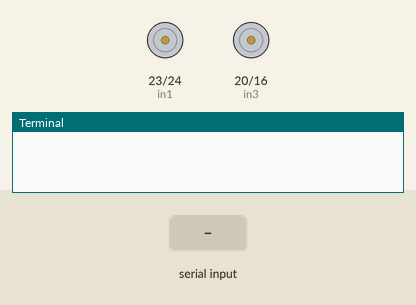
A program run on a simulated Raspberry Pi (BCM pin numbers). Shown: motor-driver pin pairs drawn as motors (green arrow = first pin HIGH = forward, orange = second pin HIGH = backward, longer = more drive, scaled by the enable pin), the last lines printed to the terminal. The test bench sets the inputs (shaded band).

Above: at 1.2 s.
1.3 s: "z" typed at the terminal, then Enter
At 2.5 s:
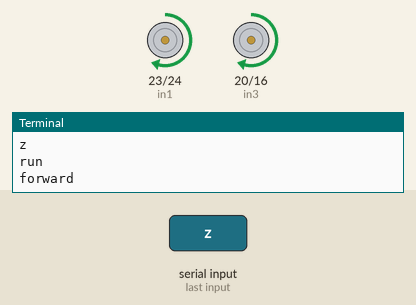
2.8 s: "b" typed at the terminal, then Enter
At 3.6 s:
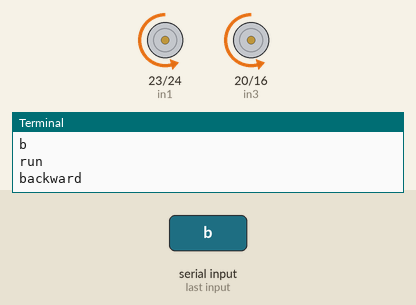
4.3 s: "s" typed at the terminal, then Enter
At 4.8 s:
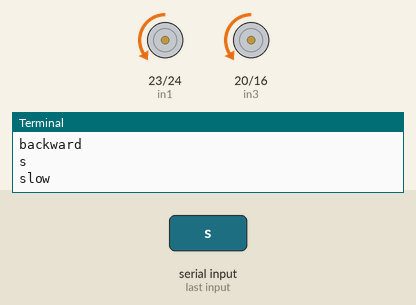
5.8 s: "h" typed at the terminal, then Enter
At 7.0 s:
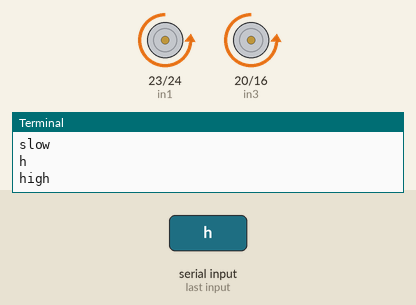
7.3 s: "l" typed at the terminal, then Enter
At 8.2 s:
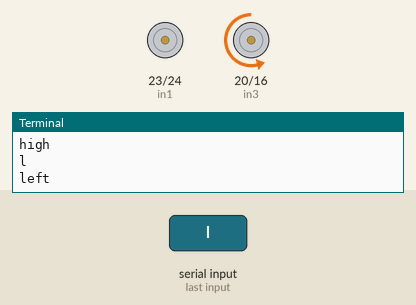
8.8 s: "r" typed at the terminal, then Enter
At 9.4 s:
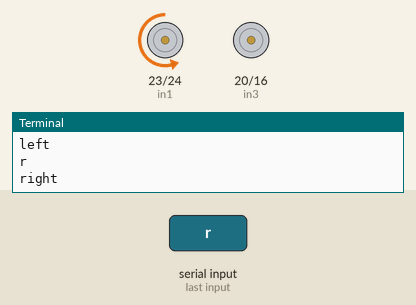
Timing chart, 0 to 11.3 s (numbered marks = the images above; inputs shaded):
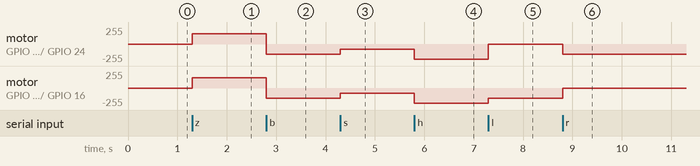

The program:

car.py
```python
import RPi.GPIO as GPIO
from time import sleep

# 右轮驱动
in1 = 23
in2 = 24
ena = 25
# 左轮驱动
in3 = 20
in4 = 16
enb = 21
# 速度
low = 30
medium = 60
high = 90

global left,right
global forward
# 初始化
def setup():
    global forward
    global left,right
    GPIO.setmode(GPIO.BCM)
    GPIO.setup(in1,GPIO.OUT)
    GPIO.setup(in2,GPIO.OUT)
    GPIO.setup(ena,GPIO.OUT)
    GPIO.setup(in3,GPIO.OUT)
    GPIO.setup(in4,GPIO.OUT)
    GPIO.setup(enb,GPIO.OUT)
    GPIO.output(in1,GPIO.LOW)
    GPIO.output(in2,GPIO.LOW)
    GPIO.output(in3,GPIO.LOW)
    GPIO.output(in4,GPIO.LOW)
    right = GPIO.PWM(enb, 100)
    left = GPIO.PWM(ena, 100)
    right.start(low)
    left.start(low)
    forward = True

def control(x):
    global forward
    global left,right
    if x == 'z':
        print("run")
        left.ChangeDutyCycle(medium)
        right.ChangeDutyCycle(medium)
        if forward:
            GPIO.output(in1,GPIO.HIGH)
            GPIO.output(in2,GPIO.LOW)
            GPIO.output(in3,GPIO.HIGH)
            GPIO.output(in4,GPIO.LOW)
            print("forward")
        else:
            GPIO.output(in1,GPIO.LOW)
            GPIO.output(in2,GPIO.HIGH)
            GPIO.output(in3,GPIO.LOW)
            GPIO.output(in4,GPIO.HIGH)
            print("backward")
    if x == 'f':
        forward = True
        control('z')
    if x == 'b':
        forward = False
        control('z')

    if x == 's':
        print('slow')
        left.ChangeDutyCycle(low)
        right.ChangeDutyCycle(low)
    if x == 'm':
        print('medium')
        left.ChangeDutyCycle(medium)
        right.ChangeDutyCycle(medium)
    if x == 'h':
        print('high')
        left.ChangeDutyCycle(high)
        right.ChangeDutyCycle(high)
    if x == 'l':
        print('left')
        left.ChangeDutyCycle(0)
        right.ChangeDutyCycle(medium)
    if x == 'r':
        print('right')
        left.ChangeDutyCycle(medium)
        right.ChangeDutyCycle(0)

def destory():
    GPIO.cleanup()

def loop():
    while True:
        x = input()
        if x == 'e':
            break
        control(x)
    destory()

if __name__ == "__main__":
    setup()
    try:
        loop()
    except KeyboardInterrupt:
        destory()
```

Measured:
- after the input at 1.3 s, motor on GPIO 23 (in1) / GPIO 24 (in2), motor on GPIO 20 (in3) / GPIO 16 (in4): stopped → forward 153/255 at once
- after the input at 2.8 s, motor on GPIO 23 (in1) / GPIO 24 (in2), motor on GPIO 20 (in3) / GPIO 16 (in4): forward 153/255 → backward 153/255 at once
- after the input at 4.3 s, motor on GPIO 23 (in1) / GPIO 24 (in2), motor on GPIO 20 (in3) / GPIO 16 (in4): backward 153/255 → backward 77/255 at once
- after the input at 5.8 s, motor on GPIO 23 (in1) / GPIO 24 (in2), motor on GPIO 20 (in3) / GPIO 16 (in4): backward 77/255 → backward 230/255 at once
- after the input at 7.3 s, motor on GPIO 23 (in1) / GPIO 24 (in2): backward 230/255 → stopped at once; motor on GPIO 20 (in3) / GPIO 16 (in4): backward 230/255 → backward 153/255 at once
- after the input at 8.8 s, motor on GPIO 23 (in1) / GPIO 24 (in2): stopped → backward 153/255 at once; motor on GPIO 20 (in3) / GPIO 16 (in4): backward 153/255 → stopped at once
